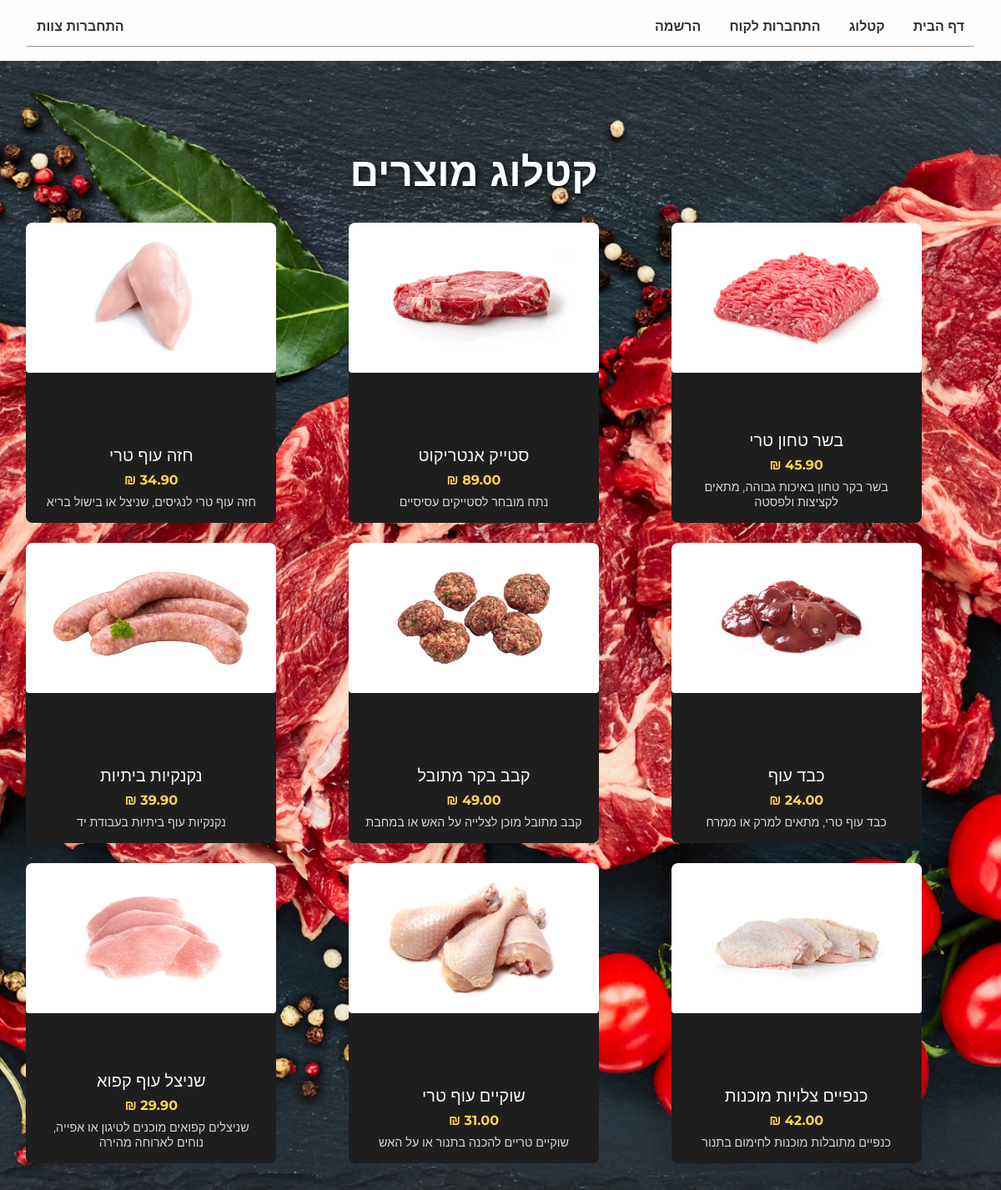
Screenshot of /katalog with the database file from the repository.
### tables this page shows
CREATE TABLE products (
            id INTEGER PRIMARY KEY AUTOINCREMENT,
            name TEXT NOT NULL UNIQUE,
            price REAL NOT NULL,
            category_id INTEGER,
            description TEXT,
            image_url TEXT,
            on_sale INTEGER DEFAULT 0,
            FOREIGN KEY (category_id) REFERENCES categories(id)
        );

### server/app.py (the view)
@app.route('/katalog')
def show_katalog():
    db = get_db()
    cur = db.execute('''
        SELECT
            products.id,
            products.name,
            products.price,
            products.description,
            products.image_url,
            categories.name AS category
        FROM products
        LEFT JOIN categories ON products.category_id = categories.id
    ''')
    products = cur.fetchall()
    return render_template('katalog.html', products=products)

### server/app.py (called while the page is built)
def get_db(): # פותח חיבור למסד נתונים
    db = getattr(g, '_database', None)
    if db is None:
        db = g._database = sqlite3.connect(DATABASE)
        db.row_factory = sqlite3.Row
    return db

@app.teardown_appcontext
def close_connection(_):
    db = getattr(g, '_database', None)
    if db is not None:
        db.close()

### server/templates/katalog.html (shortened to what this page needs)
{% extends "base.html" %}
{% block content %}
<div class="catalog-container">
  <div class="catalog-inner">
    <h2 class="catalog-title text-white">קטלוג מוצרים</h2>
    <div class="catalog-grid">
      {% for p in products %}
        <div class="product-card">
          {% if p.image_url.startswith('http') %}
            <img class="product-image"
                 src="{{ p.image_url }}"
                 alt="{{ p.name }}">
          {% else %}
            <img class="product-image"
                 src="{{ url_for('static', filename='images/' ~ p.image_url) }}"
                 alt="{{ p.name }}">
          {% endif %}
          <div class="product-info">
            <div class="product-title">{{ p.name }}</div>
            <div class="product-price">{{ "%.2f"|format(p.price) }} ₪</div>
            {% if p.description %}
              <div class="product-desc">{{ p.description }}</div>
            {% endif %}
          </div>
        </div>
      {% endfor %}
    </div>
  </div>
</div>
{% endblock %}

### server/templates/base.html (shortened to what this page needs)
<!DOCTYPE html>
<html lang="he" dir="rtl">
<head>
    <link rel="stylesheet" href="{{ url_for('static', filename='style.css') }}">
</head>
<body class="{% block body_class %}{% endblock %}">
    <header>
        <nav style="display: flex; gap: 10px; align-items: center; flex-wrap: wrap;">
            {% if session.get('user_id') %}
                <a href="/">דף הבית</a>
                <a href="/katalog">קטלוג</a>
                <a href="/inventory">מלאי</a>
                <a href="/dashboard">לוח ניהול</a>
                <a href="/logout" style="margin-right: auto;">התנתקות</a>
            {% elif session.get('client_id') %}
                <a href="/">דף הבית</a>
                <a href="/katalog">קטלוג</a>
                <a href="/deals">מבצעים</a>
                <a href="/client/logout" style="margin-right: auto;">התנתקות</a>
            {% else %}
                <a href="/">דף הבית</a>
                <a href="/katalog">קטלוג</a>
                <a href="/client/login">התחברות לקוח</a>
                <a href="/client/register">הרשמה</a>
                <a href="/login" style="margin-right: auto;">התחברות צוות</a>
            {% endif %}
        </nav>
        <hr>
    </header>
    {% block content %}{% endblock %}
</body>
</html>

### server/static/style.css (style rules this page uses)
body { margin: 0; padding: 0; font-family: 'Montserrat', sans-serif; width: 100vw; height: 100vh; }
body { font-family: Arial, sans-serif; background-color: #010101; direction: rtl; text-align: right; margin: 0; }
h1, h2, h3 { color: #333; }
img { max-width: 100%; height: auto; border-radius: 4px; }
a { color: #007bff; text-decoration: none; }
.catalog-container { background-color: #121212; padding: 2rem; color: #f5f5f5; }
.catalog-grid { display: grid; grid-template-columns: repeat(auto-fill, minmax(280px, 1fr)); gap: 1.5rem; }
.product-card { background-color: #1e1e1e; border-radius: 8px; overflow: hidden; position: relative; transition: transform .2s; }
.catalog-container { max-width: 1200px; margin: 0 auto; padding: 2rem; background: #121212; }
.catalog-title { text-align: center; color: #f5f5f5; margin-bottom: 1.5rem; }
.product-card { background: #1e1e1e; border-radius: 8px; overflow: hidden; position: relative; transition: transform .2s; }
.product-image { width: 100%; display: block; }
.product-info { padding: 1rem; text-align: center; color: #f5f5f5; }
.product-title { font-size: 1.2rem; margin-bottom: .5rem; }
.product-price { font-size: 1rem; font-weight: bold; margin-bottom: .5rem; }
.product-desc { font-size: .9rem; opacity: .8; }
body { margin: 0; font-family: Arial, sans-serif; background: #fafafa; color: #333; }
.text-white { color: #ffffff !important; }
body { margin: 0; padding: 0; font-family: 'Montserrat', sans-serif; }
html, body { margin: 0; padding: 0; width: 100%; height: 100%; font-family: 'Montserrat', sans-serif; }
.catalog-container { position: relative; width: 100%; min-height: 100vh; display: flex; justify-content: center; align-items: flex-start; padding-top: 4rem; background-image: url('/static/images/katalogformpic.jpg'); background-size: cover; background-position: center; background-repeat: no-repeat; }
.catalog-inner { position: relative; z-index: 1; width: 100%; max-width: 1400px; padding: 0 2rem; box-sizing: border-box; text-align: center; }
.catalog-title { font-size: 3rem; color: #f4d874; margin-bottom: 2rem; text-shadow: 2px 2px 6px rgba(0,0,0,0.7); }
.catalog-grid { display: grid; grid-template-columns: repeat(auto-fill, minmax(280px, 1fr)); gap: 1.5rem; justify-items: center; }
.product-card { background: #1e1e1e; color: #f5f5f5; border-radius: 8px; overflow: hidden; min-height: 360px; display: flex; flex-direction: column; justify-content: space-between; transition: transform 0.3s ease; width: 100%; max-width: 300px; }
.product-image { width: 100%; height: 180px; object-fit: cover; }
.product-info { padding: 1rem; }
.product-title { font-size: 1.25rem; margin-bottom: 0.5rem; }
.product-price { font-weight: bold; color: #ffd54f; margin-bottom: 0.5rem; }
.product-desc { font-size: 0.9rem; opacity: 0.85; }

### server/templates/base.html (style rules this page uses)
html, body { margin: 0; padding: 0; width: 100%; height: 100%; overflow-x: hidden; font-family: 'Montserrat', sans-serif; }
body > header { position: relative; z-index: 10; background: rgba(255, 255, 255, 0.8); padding: 1rem 2rem; }
nav a { text-decoration: none; color: #333; font-weight: bold; padding: 6px 12px; border-radius: 4px; }
hr { margin-top: 0.5rem; margin-bottom: 0; }

### rows the page displays
products: image_url (picture), name "בשר טחון טרי", price "45.90", description "בשר בקר טחון באיכות גבוהה, מתאים לקציצות ולפסטה"
products: image_url (picture), name "סטייק אנטריקוט", price "89.00", description "נתח מובחר לסטייקים עסיסיים"
products: image_url (picture), name "חזה עוף טרי", description "חזה עוף טרי לנגיסים, שניצל או בישול בריא"
products: image_url (picture), name "כבד עוף", description "כבד עוף טרי, מתאים למרק או ממרח"
products: image_url (picture), name "קבב בקר מתובל", price "49.00", description "קבב מתובל מוכן לצלייה על האש או במחבת"
products: image_url (picture), name "נקנקיות ביתיות", price "39.90", description "נקנקיות עוף ביתיות בעבודת יד"
products: image_url (picture), name "כנפיים צלויות מוכנות", description "כנפיים מתובלות מוכנות לחימום בתנור"
products: image_url+name (picture), name "שוקיים עוף טרי", price "31.00", description "שוקיים טריים להכנה בתנור או על האש"
products: image_url+name (picture), name "שניצל עוף קפוא", price "29.90", description "שניצלים קפואים מוכנים לטיגון או אפייה, נוחים לארוחה מהירה"
